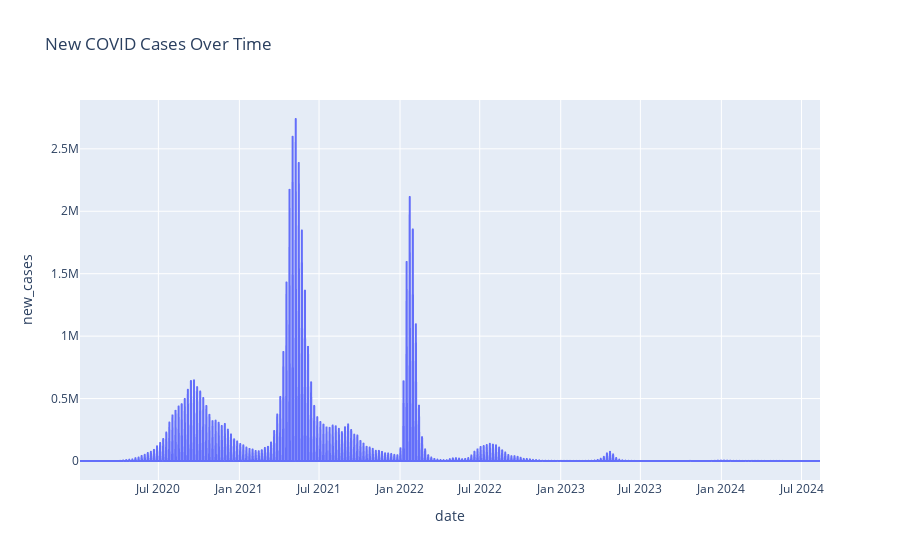

This figure's notebook cell:
### Code cell
fig

### Figure 1 — Plotly figure (JSON) as saved in the notebook; plotly's stock layout.template omitted (floating-point values rounded to 4 significant figures; data arrays with more than 128 entries replaced by an {"elided": "..."} marker saying what was removed)
{"data": [{"hovertemplate": "date=%{x}<br>new_cases=%{y}<extra></extra>", "legendgroup": "", "line": {"color": "#636efa", "dash": "solid"}, "marker": {"symbol": "circle"}, "mode": "lines", "name": "", "showlegend": false, "type": "scattergl", "x": {"elided": "1682 str values"}, "xaxis": "x", "y": {"elided": "1682 int values"}, "yaxis": "y"}], "layout": {"autosize": true, "legend": {"tracegroupgap": 0}, "title": {"text": "New COVID Cases Over Time"}, "xaxis": {"anchor": "y", "autorange": true, "domain": [0, 1], "range": ["2020-01-05", "2024-08-12"], "title": {"text": "date"}, "type": "date"}, "yaxis": {"anchor": "x", "autorange": true, "domain": [0, 1], "range": [-152200.0, 2891000.0], "title": {"text": "new_cases"}, "type": "linear"}}}
